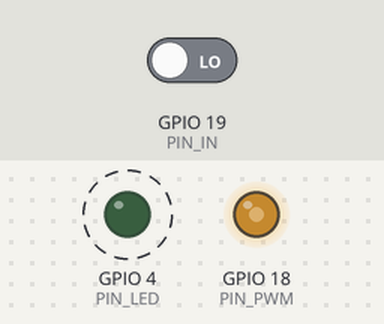
Recording of a sketch running on a simulated ESP32. Shown: output pins drawn as LEDs (lit = HIGH). Dashed ring = blinking. Inputs (shaded band) come from the test bench; at power-on: GPIO 19 (PIN_IN) LOW. What the sketch prints to the serial monitor is not drawn.

Above: at 0.5 s.
Timing chart, 0 to 4.6 s (numbered marks = the images above):
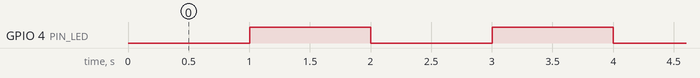

The sketch:

Tahap2Sketch.ino
```cpp
const char NIM[] = "21120124120020";

const int F_PULSA     = 100; // 100 + 10 * 0 = 100 Hz
const int DUTY_PERSEN = 50;
const int SIBUK_MS    = 1;

const int PIN_PWM = 18;
const int PIN_IN  = 19;
const int PIN_LED = 4;

volatile uint32_t hitungISR = 0;
volatile uint32_t hasilISR = 0;
volatile bool gerbangSelesai = false;

hw_timer_t *timer = NULL;

void IRAM_ATTR onPulsa() {
  hitungISR++;
}

void IRAM_ATTR onTimer() {
  hasilISR = hitungISR;
  hitungISR = 0;
  gerbangSelesai = true;
}

void setup() {
  Serial.begin(115200);
  Serial.printf("NIM %s | P09-E\n", NIM);

  pinMode(PIN_IN, INPUT);
  pinMode(PIN_LED, OUTPUT);

  ledcAttach(PIN_PWM, F_PULSA, 10);
  uint32_t dutyVal = (1023UL * DUTY_PERSEN) / 100UL;
  ledcWrite(PIN_PWM, dutyVal);

  uint32_t periodeUs = 1000000UL / F_PULSA;
  uint32_t lebarUs   = (periodeUs * DUTY_PERSEN) / 100UL;
  Serial.printf("Pulsa %d Hz, periode %lu us, lebar %lu us, jeda polling %d ms\n",
                F_PULSA, periodeUs, lebarUs, SIBUK_MS);

  attachInterrupt(digitalPinToInterrupt(PIN_IN), onPulsa, RISING);

  timer = timerBegin(1000000);
  timerAttachInterrupt(timer, &onTimer);
  timerAlarm(timer, 1000000, true, 0);
}

void loop() {
  static uint32_t hitungPolling = 0;
  static int statusSebelumnya = LOW;
  static uint32_t nomorGerbang = 0;
  static bool ledState = false;

  int statusSekarang = digitalRead(PIN_IN);
  if (statusSebelumnya == LOW && statusSekarang == HIGH) {
    hitungPolling++;
  }
  statusSebelumnya = statusSekarang;

  if (gerbangSelesai) {
    noInterrupts();
    uint32_t isrSnapshot = hasilISR;
    gerbangSelesai = false;
    interrupts();

    uint32_t pollSnapshot = hitungPolling;
    hitungPolling = 0;

    nomorGerbang++;
    ledState = !ledState;
    digitalWrite(PIN_LED, ledState);

    Serial.printf("Gerbang %lu: interupsi %lu pulsa | polling %lu pulsa\n",
                  nomorGerbang, isrSnapshot, pollSnapshot);
  }

  delay(SIBUK_MS);
}
```

Measured:
- by itself, GPIO 4 (PIN_LED): alternates HIGH for 1.0 s and LOW for 1.0 s
